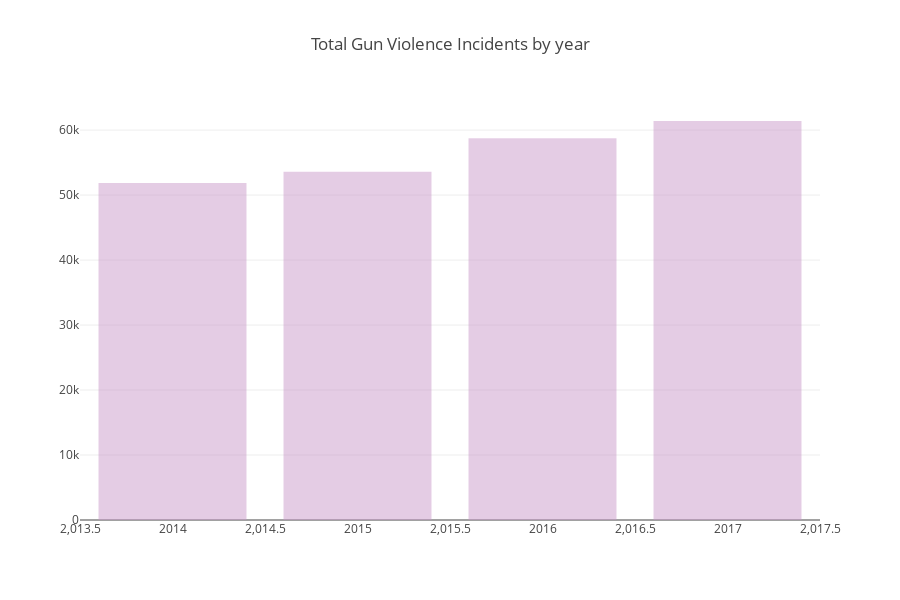

Write notebook code for a chart like this one.
### Code cell
def create_stack_bar_data(col):
    aggregated = df[col].value_counts()
    x_values = aggregated.index.tolist()
    y_values = aggregated.values.tolist()
    return x_values, y_values

x1, y1 = create_stack_bar_data('year')
x1 = x1[:]
y1 = y1[:]
trace1 = go.Bar(x=x1, y=y1, opacity=.8, name="year count", marker=dict(color=['rgba(201, 150, 200, 0.6)', 'rgba(201, 150, 200, 0.6)', 'rgba(201, 150, 200, 0.6)', 'rgba(201, 150, 200, 0.6)']))
layout = dict(height=600, title='Total Gun Violence Incidents by year', legend=dict(orientation="h"))
fig = go.Figure(data=[trace1], layout=layout)
iplot(fig)

### Figure 1 — Plotly figure (JSON) as saved in the notebook; plotly's stock layout.template omitted (floating-point values rounded to 4 significant figures)
{"data": [{"marker": {"color": ["rgba(201, 150, 200, 0.6)", "rgba(201, 150, 200, 0.6)", "rgba(201, 150, 200, 0.6)", "rgba(201, 150, 200, 0.6)"]}, "name": "year count", "opacity": 0.8, "type": "bar", "uid": "95c7348c-9377-4452-bd8d-43deb6672fb4", "x": [2017, 2016, 2015, 2014], "y": [61401, 58763, 53579, 51854]}], "layout": {"height": 600, "legend": {"orientation": "h"}, "title": {"text": "Total Gun Violence Incidents by year"}}}
